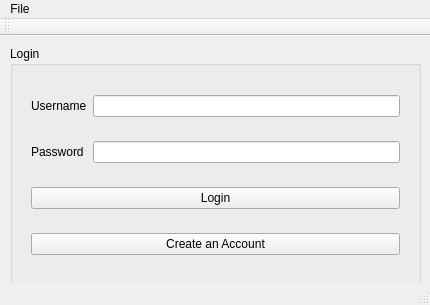
<?xml version="1.0" encoding="UTF-8"?>
<ui version="4.0">
 <class>Login</class>
 <widget class="QMainWindow" name="Login">
  <property name="geometry">
   <rect>
    <x>0</x>
    <y>0</y>
    <width>430</width>
    <height>305</height>
   </rect>
  </property>
  <property name="windowTitle">
   <string>Login | GrapYte - 2D Graphics Generator</string>
  </property>
  <property name="windowIcon">
   <iconset resource="resource.qrc">
    <normaloff>:/icon.png</normaloff>:/icon.png</iconset>
  </property>
  <widget class="QWidget" name="centralWidget">
   <widget class="QGroupBox" name="groupBox_login">
    <property name="geometry">
     <rect>
      <x>10</x>
      <y>10</y>
      <width>411</width>
      <height>300</height>
     </rect>
    </property>
    <property name="title">
     <string>Login</string>
    </property>
    <widget class="QWidget" name="layoutWidget">
     <property name="geometry">
      <rect>
       <x>10</x>
       <y>20</y>
       <width>391</width>
       <height>221</height>
      </rect>
     </property>
     <layout class="QVBoxLayout" name="verticalLayout">
      <item>
       <layout class="QHBoxLayout" name="horizontalLayout">
        <item>
         <widget class="QLabel" name="label_username">
          <property name="text">
           <string>Username</string>
          </property>
         </widget>
        </item>
        <item>
         <widget class="QLineEdit" name="lineEdit_username"/>
        </item>
       </layout>
      </item>
      <item>
       <layout class="QHBoxLayout" name="horizontalLayout_2">
        <item>
         <widget class="QLabel" name="label_password">
          <property name="text">
           <string>Password </string>
          </property>
         </widget>
        </item>
        <item>
         <widget class="QLineEdit" name="lineEdit_password">
          <property name="echoMode">
           <enum>QLineEdit::Password</enum>
          </property>
         </widget>
        </item>
       </layout>
      </item>
      <item>
       <widget class="QPushButton" name="pushButton_login">
        <property name="text">
         <string>Login</string>
        </property>
       </widget>
      </item>
      <item>
       <widget class="QPushButton" name="pushButton_createaccount">
        <property name="text">
         <string>Create an Account</string>
        </property>
       </widget>
      </item>
     </layout>
    </widget>
   </widget>
  </widget>
  <widget class="QMenuBar" name="menuBar">
   <property name="geometry">
    <rect>
     <x>0</x>
     <y>0</y>
     <width>430</width>
     <height>17</height>
    </rect>
   </property>
   <widget class="QMenu" name="menuFile">
    <property name="contextMenuPolicy">
     <enum>Qt::NoContextMenu</enum>
    </property>
    <property name="tearOffEnabled">
     <bool>false</bool>
    </property>
    <property name="title">
     <string>File</string>
    </property>
    <addaction name="actionExit"/>
   </widget>
   <addaction name="menuFile"/>
  </widget>
  <widget class="QToolBar" name="mainToolBar">
   <attribute name="toolBarArea">
    <enum>TopToolBarArea</enum>
   </attribute>
   <attribute name="toolBarBreak">
    <bool>false</bool>
   </attribute>
  </widget>
  <widget class="QStatusBar" name="statusBar"/>
  <action name="actionExit">
   <property name="icon">
    <iconset resource="resource.qrc">
     <normaloff>:/graphytelogoA.gif</normaloff>:/graphytelogoA.gif</iconset>
   </property>
   <property name="text">
    <string>Exit</string>
   </property>
  </action>
 </widget>
 <layoutdefault spacing="6" margin="11"/>
 <resources>
  <include location="resource.qrc"/>
 </resources>
 <connections/>
</ui>
